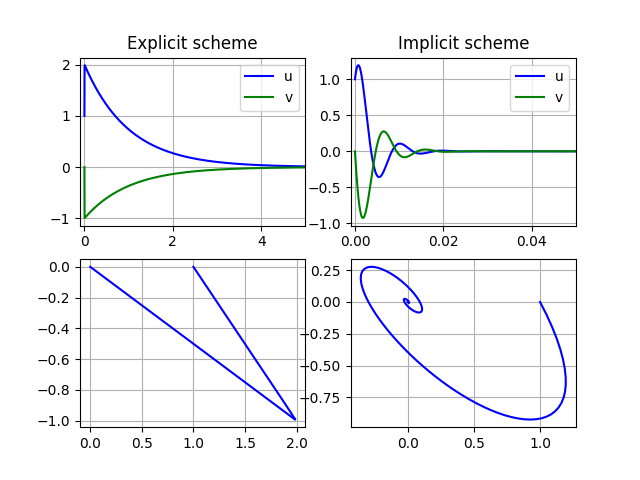

This figure's Python source:
import matplotlib.pyplot as plt
import numpy as np

if __name__ == "__main__":
    print("Solve the rigid system of equations:")
    print("u' = 998u + 1998v")
    print("v' = -999u - 1999v")
    print("with excplicit scheme:")
    print("y_n+1 = y_n + h * f(x_n, y_n)")
    print("and implicit scheme:")
    print("y_n+1 = y_n + h * (f(x_n, y_n) + f(x_n+1, y_n+1)) / 2")

    def f(x, y):
        return np.array([998 * x + 1998 * y, -999 * x - 1999 * y])

    u0, v0 = 1, 0
    h = 0.0001
    t0, tn = 0, 10
    n = int((tn - t0) / h)
    t = np.linspace(t0, tn, n + 1)
    u_e = np.zeros(n + 1)
    v_e = np.zeros(n + 1)
    u_e[0], v_e[0] = u0, v0
    u_i = np.zeros(n + 1)
    v_i = np.zeros(n + 1)
    u_i[0], v_i[0] = u0, v0

    for i in range(n):
        u_e[i + 1] = u_e[i] + h * f(u_e[i], v_e[i])[0]
        v_e[i + 1] = v_e[i] + h * f(u_e[i], v_e[i])[1]
        u_i[i + 1] = u_i[i] + h * (f(u_i[i], v_i[i])[0] + f(u_i[i + 1], v_i[i + 1])[0]) / 2
        v_i[i + 1] = v_i[i] + h * (f(u_i[i], v_i[i])[1] + f(u_i[i + 1], v_i[i + 1])[1]) / 2

    plt.subplot(2, 2, 1)
    plt.title("Explicit scheme")
    plt.plot(t, u_e, "b", label="u")
    plt.plot(t, v_e, "g", label="v")
    plt.xlim(-0.1, 5)
    plt.legend()
    plt.grid(True)

    plt.subplot(2, 2, 2)
    plt.title("Implicit scheme")
    plt.plot(t, u_i, "b", label="u")
    plt.plot(t, v_i, "g", label="v")
    plt.xlim(-0.001, 0.05)
    plt.legend()
    plt.grid(True)

    plt.subplot(2, 2, 3)
    plt.plot(u_e, v_e, "b")
    plt.grid(True)

    plt.subplot(2, 2, 4)
    plt.plot(u_i, v_i, "b")
    plt.grid(True)

    plt.savefig("lesson_8/rigid.png")
